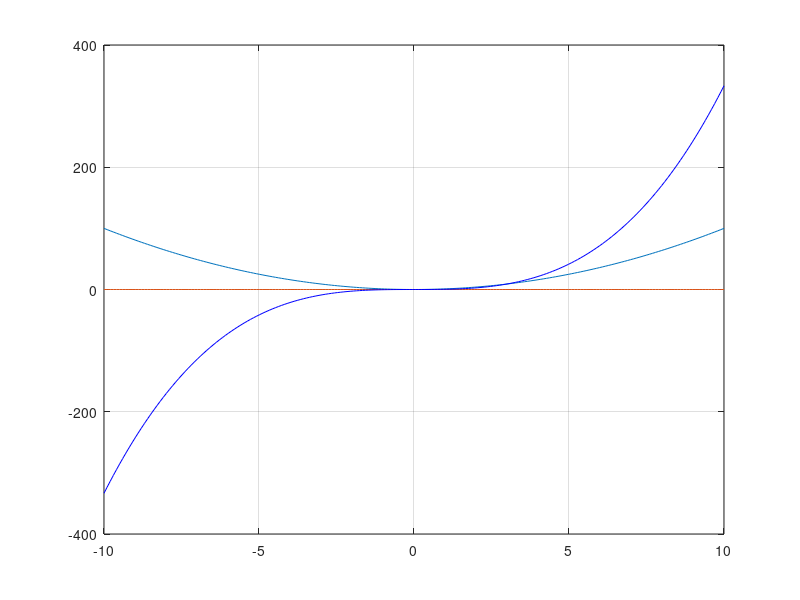

This chart was generated by the following MATLAB code: (Note: this script raises an error after producing the figure.)
fun = @(x) x.^2;
fun1= @(x) 1/3*x.^3;
q=integral(fun,0,10);

x=linspace(-10,10,200);
 
plot(x,fun(x));
hold on
grid on;
plot(x,zeros(size(x)))
plot(x,fun1(x),'b')

ax = gca;
ax.XAxisLocation = 'origin';
ax.YAxisLocation = 'origin';
area(x,fun(x))
colororder('y')
hold off
